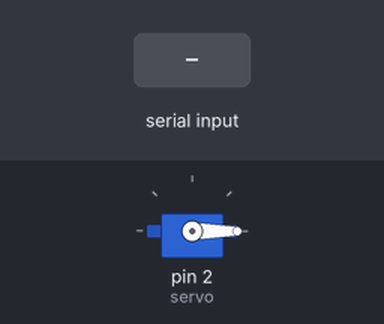
Recording of a sketch running on a simulated Arduino Uno, built with avr-gcc and run on an emulated ATmega328P. On the bench: servo. The test bench sets the inputs (shaded band).

Above: at 1.2 s.
1.3 s: "90;45;200\n" received over Serial
At 2.3 s:
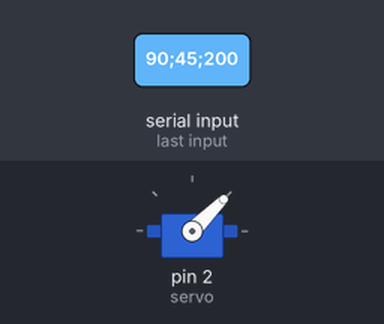
2.8 s: "30;150;10\n" received over Serial
At 3.5 s:
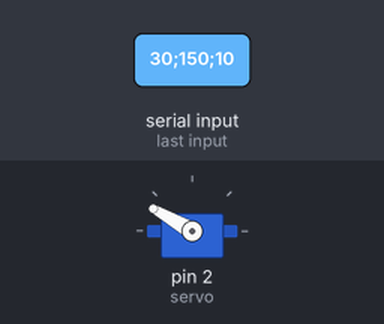
Timing chart, 0 to 5.8 s (numbered marks = the images above; inputs shaded):
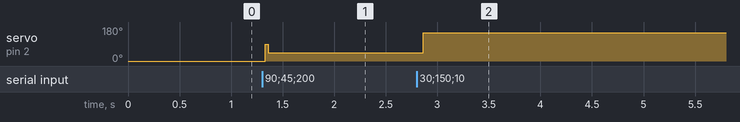

Measured:
- after the input at 1.3 s, servo on pin 2 (servo): 0° → 45° at once
- after the input at 2.8 s, servo on pin 2 (servo): 45° → 150° after 0.06 s

The sketch:

servoSerialControll.ino
```cpp
#include <Servo.h>

String inBuff = "";
int ang = 0;
Servo servo;


void setup(){
  Serial.begin(9600);
  servo.attach(2);
}

void loop(){

  if(Serial.available() > 0){
    char recieved = Serial.read();
    if(recieved == ';'){
      if(inBuff != ""){
        if(inBuff.toInt() < 181 && inBuff.toInt() > -1){
          ang = inBuff.toInt();
          //Serial.println(ang);
        }
      }
      inBuff = "";
    }else{
      inBuff += recieved;
    }
  }


  servo.write(ang);

  delay(10);

}
```
